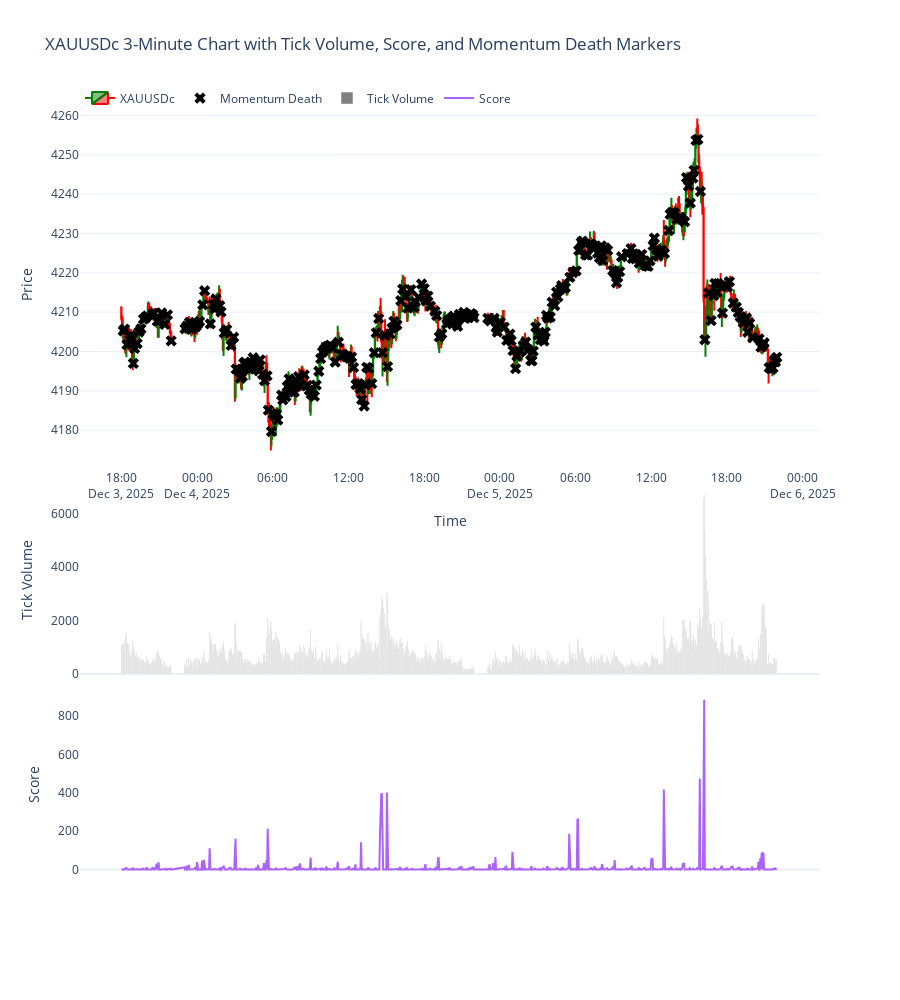

Notebook source saved alongside this figure:
### Markdown cell above
mark the close of the corresponding candlestick at where the momentum died (from high score to zero)

momentum-death markers on the price pane, placed exactly at the close of the candlestick where momentum collapses (transition from score > 0 to score = 0).

Definition used (per your instruction):
A momentum death occurs at bar i when:
score[i-1] > 0
score[i] == 0
At that bar, we mark df['close'][i] on the price chart.

### Code cell
import MetaTrader5 as mt5 
import pandas as pd
import numpy as np
import plotly.graph_objects as go
from datetime import datetime, timedelta

# -------------------------
# 1. Initialize MT5
# -------------------------
if not mt5.initialize():
    print("MT5 initialization failed")
    mt5.shutdown()

# -------------------------
# 2. Fetch 3-minute data
# -------------------------
symbol = "XAUUSDc"
timeframe = mt5.TIMEFRAME_M3
n_bars = 1000
utc_from = datetime.now() - timedelta(days=3)

rates = mt5.copy_rates_from(symbol, timeframe, utc_from, n_bars)
mt5.shutdown()

# -------------------------
# 3. Convert to DataFrame
# -------------------------
df = pd.DataFrame(rates)
df['time'] = pd.to_datetime(df['time'], unit='s')
df.set_index('time', inplace=True)

# -------------------------
# 4. Remove non-trading periods (weekends)
# -------------------------
df = df[df.index.dayofweek < 5]

# -------------------------
# 5. Compute Infinite Lookback Score
# -------------------------
scores = [0]

for i in range(1, len(df)):
    curr_vol = df['tick_volume'].iloc[i]
    prev_vol = df['tick_volume'].iloc[i - 1]

    if curr_vol <= prev_vol:
        scores.append(0)
        continue

    score = 0
    j = i - 1

    while j >= 0:
        if df['tick_volume'].iloc[j] < curr_vol:
            score += 1
            j -= 1
        else:
            break

    scores.append(score)

df['score'] = scores

# -------------------------
# 6. Detect Momentum Death Points
# -------------------------
momentum_death_x = []
momentum_death_y = []

for i in range(1, len(df)):
    if df['score'].iloc[i - 1] > 0 and df['score'].iloc[i] == 0:
        momentum_death_x.append(df.index[i])
        momentum_death_y.append(df['close'].iloc[i])

# -------------------------
# 7. Plot 3-pane chart
# -------------------------
fig = go.Figure()

# Price pane (top)
fig.add_trace(go.Candlestick(
    x=df.index,
    open=df['open'],
    high=df['high'],
    low=df['low'],
    close=df['close'],
    name='XAUUSDc',
    increasing_line_color='green',
    decreasing_line_color='red'
))

# Momentum death markers (on price pane)
fig.add_trace(go.Scatter(
    x=momentum_death_x,
    y=momentum_death_y,
    mode='markers',
    name='Momentum Death',
    marker=dict(size=10, color='black', symbol='x'),
    yaxis='y'
))

# Tick Volume pane (middle)
fig.add_trace(go.Bar(
    x=df.index,
    y=df['tick_volume'],
    name='Tick Volume',
    marker_color='gray',
    yaxis='y2'
))

# Score pane (bottom)
fig.add_trace(go.Scatter(
    x=df.index,
    y=df['score'],
    mode='lines',
    name='Score',
    marker=dict(size=4),
    yaxis='y3'
))

# Layout
fig.update_layout(
    template='plotly_white',
    title='XAUUSDc 3-Minute Chart with Tick Volume, Score, and Momentum Death Markers',
    xaxis=dict(title='Time', rangeslider=dict(visible=False)),

    yaxis=dict(title='Price', domain=[0.55, 1]),
    yaxis2=dict(title='Tick Volume', domain=[0.30, 0.53], showgrid=False),
    yaxis3=dict(title='Score', domain=[0.05, 0.28], showgrid=False),

    height=1000,
    legend=dict(orientation='h', y=1.02, x=0)
)

fig.show()

### Figure 1 — Plotly figure (JSON) as saved in the notebook; plotly's stock layout.template omitted (floating-point values rounded to 4 significant figures; data arrays with more than 128 entries replaced by an {"elided": "..."} marker saying what was removed)
{"data": [{"close": {"elided": "1000 float values"}, "decreasing": {"line": {"color": "red"}}, "high": {"elided": "1000 float values"}, "increasing": {"line": {"color": "green"}}, "low": {"elided": "1000 float values"}, "name": "XAUUSDc", "open": {"elided": "1000 float values"}, "type": "candlestick", "x": {"elided": "1000 str values"}}, {"marker": {"color": "black", "size": 10, "symbol": "x"}, "mode": "markers", "name": "Momentum Death", "type": "scatter", "x": {"elided": "281 str values"}, "y": {"elided": "281 float values"}, "yaxis": "y"}, {"marker": {"color": "gray"}, "name": "Tick Volume", "type": "bar", "x": {"elided": "1000 str values"}, "y": {"elided": "1000 int values"}, "yaxis": "y2"}, {"marker": {"size": 4}, "mode": "lines", "name": "Score", "type": "scatter", "x": {"elided": "1000 str values"}, "y": {"elided": "1000 int values"}, "yaxis": "y3"}], "layout": {"height": 1000, "legend": {"orientation": "h", "x": 0, "y": 1.02}, "title": {"text": "XAUUSDc 3-Minute Chart with Tick Volume, Score, and Momentum Death Markers"}, "xaxis": {"rangeslider": {"visible": false}, "title": {"text": "Time"}}, "yaxis": {"domain": [0.55, 1], "title": {"text": "Price"}}, "yaxis2": {"domain": [0.3, 0.53], "showgrid": false, "title": {"text": "Tick Volume"}}, "yaxis3": {"domain": [0.05, 0.28], "showgrid": false, "title": {"text": "Score"}}}}
